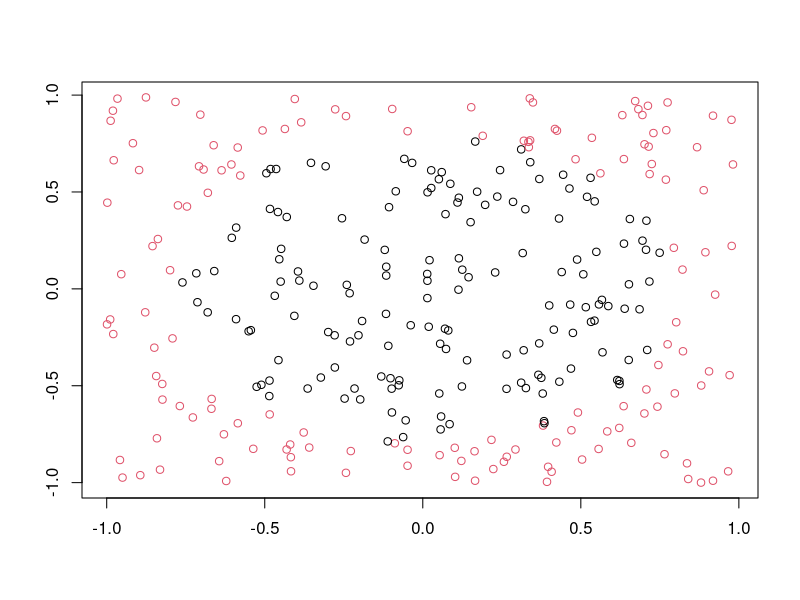
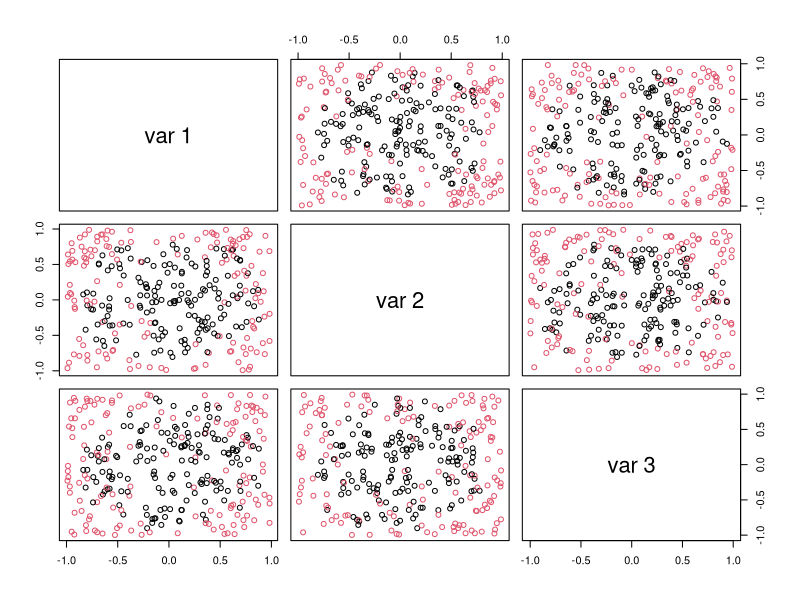

Source code (R) for these figures, in order:
# r2py crawler metadata
# package: mlbench
# source_type: rd_example
# topic: mlbench.circle.Rd
# source_file: C:\Users\bened\AppData\Local\R\win-library\4.5\mlbench\help
# lines: 8

suppressPackageStartupMessages(library(mlbench))
# 2d example
p<-mlbench.circle(300,2)
plot(p)
#
# 3d example
p<-mlbench.circle(300,3)
plot(p)
